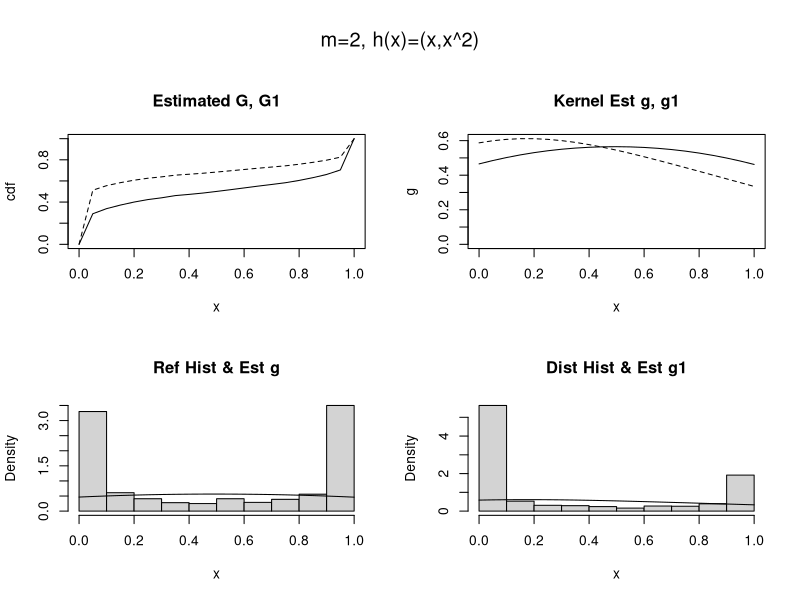
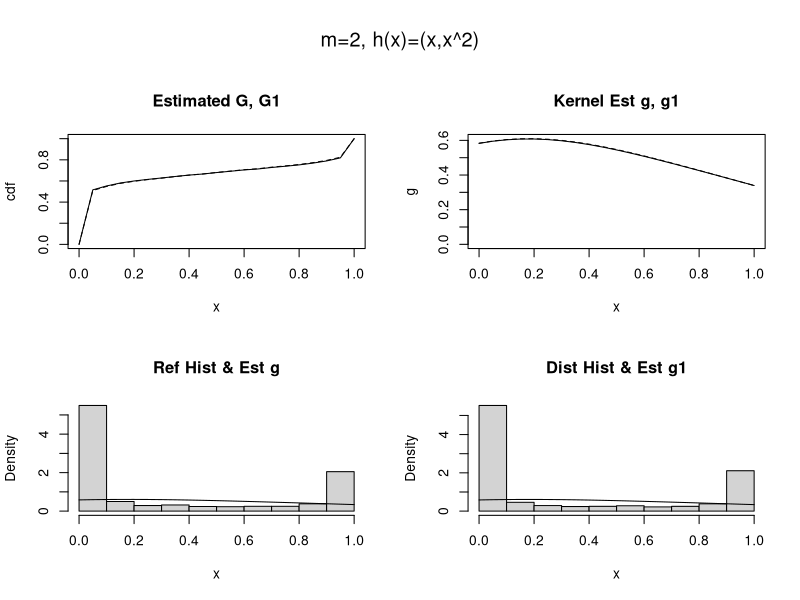

The R source for these figures, in order:
#Beta distribution

SP2BBSQK <- function(x1,x2,Increment,BandWidth,T){
  ### m=2,h(x)=(log(x),log(1-x). K means Kernel Density Estimate.
  ### Increment controls the grid at which est. g,g1,G,G1 are evaluated
  ### BandWidth controls smoothness of kernel est. of g,g1,
  ### Reasonable values are Increment=0.05, BandWidth=0.3,0.5
  ### T is an upper probability point: We get 1-G1(T), 1-G(T)
  ### G,g reference; G1,g1 tilted distributions.
  ### We get two tests of equi-distribution: Chi1 and LR (Likelihood Ratio).
  ### We get plots of g,g1,G,G1. The equi-distribution tests match the plots.
  
  
  ###The data: m=2, x2 is the reference sample. 
  n1 <- length(x1)
  n2 <- length(x2)
  rho <- n1/n2
  n <- n1+n2
  level <- 0.05
  t <- c(x1,x2) #Data fusion.
  
  ###MINUS log-likelihood 
  minusloglike <- function(theta) {
    sum(log(1+rho*exp(theta[1] + theta[2]*log(t) + theta[3]*log(1-t))))-
      sum(theta[1]+theta[2]*log(x1)+theta[3]*log(1-x1))}
  ###Maximizing loglikelihood by minimizing MINUS loglikelihood
  min.func <- nlminb( start=c(-0.02,.2,.2),obj = minusloglike)
  
  ###Parameter estimates
  delta <- min.func$par[1]
  epsilon <- min.func$par[2]
  zeta <- min.func$par[3]
  
  ###Reference dist. p=dG and its distortion p1=w*dG
  p <- 1/(n2*(1+rho*exp(delta + epsilon*log(t) + zeta*log(1-t))))
  p1 <- exp(delta + epsilon*log(t) + zeta*log(1-t))*p
  
  #png(file="gEstimate.png")
  ###Plots of est. G,G1,g,g1
  
  par(mfrow=c(2,2), oma=c(0,0,4,0))
  
  ###Estimated ref. cdf G(x):
  G <- function(x){sum(p[t <= x])}
  U <- 1-G(T)
  
  ###To Plot G over the range (min(t),max(t)):
  #Modify Increment as needed. 0.05 reasonable
  x <- seq(min(t),max(t),Increment) 
  
  #Creating a vector out of G for plotting.
  cdf <- length(x)
  for(i in 1:length(x)){
    cdf[i] <- G(x[i])}
  
  ###The distorted cdf of x1:
  G1 <- function(x){sum(p1[t <= x])}
  U1 <- 1-G1(T)
  
  
  cdf1 <- length(x)
  for(i in 1:length(x)){
    cdf1[i] <- G1(x[i])}
  
  plot(x,cdf, type="l")
  #plot(x,cdf, type="l", xlab="x") 
  #NOTE: "xlab" could not be set in high-level plot() function
  lines(x,cdf1, type="l", lty=2)
  title("Estimated G, G1")
  
  
  ###Kernel Density Estimates of g(x) and g1(x).
  ghat <- function(x){
    K <- function(x){(1/sqrt(2*pi))*exp(-x^2/2)}
    sum(p*K(( x-t)/BandWidth)/BandWidth)}
  
  g1hat <- function(x){
    K <- function(x){(1/sqrt(2*pi))*exp(-x^2/2)}
    sum(p1*K(( x-t)/BandWidth)/BandWidth)}
  
  
  ###Plots of ghat and g1hat
  #For plots: Creating vectors from ghat and Distortted g1hat
  x <- seq(min(t),max(t),Increment)
  g <- rep(0,length(x))
  g1 <- rep(0,length(x))
  for(i in 1:length(x)){
    g[i] <- ghat(x[i])
    g1[i] <- g1hat(x[i])} ### Estimated pdf.
  
  #plots
  maxgg1 <- max(c(g,g1))
  plot(x,g, type="l",ylim=c(0,maxgg1))
  #plot(x,g, type="l",ylim=c(0,maxgg1),xlab="x")
  lines(x,g1, type="l",lty=2)
  title("Kernel Est g, g1")
  
  ###Hist of Reference Data vs Estimated Reference pdf
  maxghist <- max(hist(x2,plot=FALSE)$density,g)
  hist(x2,prob=T, xlab="x",ylim=c(0,maxghist),main="Ref Hist & Est g")
  lines(x,g, type="l") 
  
  ###Hist of Distorted Data vs Estimated g1 pdf
  maxg1hist <- max(hist(x1,plot=FALSE)$density,g1)
  hist(x1,prob=T, xlab="x",ylim=c(0,maxg1hist),main="Dist Hist & Est g1")
  lines(x,g1, type="l") 
  
  
  
  #mtext("SP2XXSQ, m=2, h(x)=(x,x^2)", cex=1.2, line=1,side=3,outer=TRUE) 
  mtext("m=2, h(x)=(x,x^2)", cex=1.2, line=1,side=3,outer=TRUE)
  
  #dev.off() #Need dev.off for png(file="gEstimate.png")     
  
  ###The LR Test gamma=0
  logL <- -sum(log(1+rho*exp(delta + epsilon*log(t) + zeta*log(1-t)))) +
    sum(delta + epsilon*log(x1) + zeta*log(1-x1)) 
  
  #MINUS log-likelihood under H_0: gamma=0
  minusloglike0 <- function(theta) {
    sum(log(1+rho*exp(theta[1] + theta[2]*log(t) + 0*log(1-t)))) -
      sum(theta[1]+theta[2]*log(x1)+0*log(1-x1))}
  
  #Maximizing loglikelihood under H_0 by minimizing minusloglike0
  min.func0 <- nlminb( start=c(0,0),obj = minusloglike0)
  
  #Parameter estimates under H_0: gamma=0
  delta0 <- min.func0$par[1]
  epsilon0 <- min.func0$par[2]
  
  #Max log-likelihood under H_0: gamma=0
  logL0 <- -sum(log(1+rho*exp(delta0 + epsilon0*log(t) + 0*log(1-t)))) +
    sum(delta0 + epsilon0*log(x1) + 0*log(1-x1)) 
  
  #Liklihood Ratio Test Statistic for H_0: gamma=0
  LR0 <- -2*(logL0 - logL)
  
  ###The Chi1 Test of Equidistribution (beta,gamma)=(0,0):
  tm1 <- sum(t*p); tm2 <- sum(p*(t)^2); tm3 <- sum(p*(t)^3); tm4 <- sum(p*(t)^4)
  vart <- tm2-(tm1)^2
  covtt2 <- tm3-tm1*tm2
  vart2 <- tm4-(tm2)^2
  VARh <- matrix(c(vart,covtt2,covtt2,vart2),ncol=2)
  A11 <- rho/((1+rho)^2)
  BETA <- c(epsilon,zeta)
  chi1 <- n*A11*BETA%*%VARh%*%BETA
  
  ###The LR Test of Equidistribution (beta,gamma)=(0,0)
  logLR00 <- -n*log(1+rho)
  LR <- -2*(logLR00 - logL)
  
  #LR <- -2*sum(log(1+rho*exp(alpha + beta*(t) + gamma*(t)^2))) +
  #2*sum(alpha + beta*(x1) + gamma*(x1)^2) + 2*n*log(1+rho)
  
  ###Check Sum p, Sum p1
  Sum_p <- sum(p); Sum_p1 <- sum(p1)
  
  ###Check: If integral relation holds
  ALPHA <- -log(sum(exp(epsilon*log(t) + zeta*log(1-t))*p))
  
  list(delta=delta,epsilon=epsilon,zeta=zeta,
       pval_LRzeta = 1-pchisq(LR0,1),
       pval_chi1=1-pchisq(chi1,2), 
       pval_LR=1-pchisq(LR,2),
       Sum_p=Sum_p, Sum_p1=Sum_p1, ALPHA=ALPHA,Upper_Threshold=T,Upper_G1=U1,Upper_G=U)
}

###############################################

#Example with not same distributions
x1 <- rbeta(1000,0.1,0.2)
x2 <- rbeta(1000,.2,.2)
SP2BBSQK(x1,x2,0.05,0.5,1.645)

#Example with almost the same distributions
x1 <- rbeta(1000,.1,.2)
x2 <- rbeta(1000,.1,.2)
SP2BBSQK(x1,x2,0.05,0.5,1.645)


#Note the pval_LR value; in the first case, the pval_LR is 0 rejecting the null hypothesis H_0 (pval_LR<0.05), 
#while, in the second case, the pval_LR is sufficiently large to conclude that the null hypothesis cannot be rejected.
